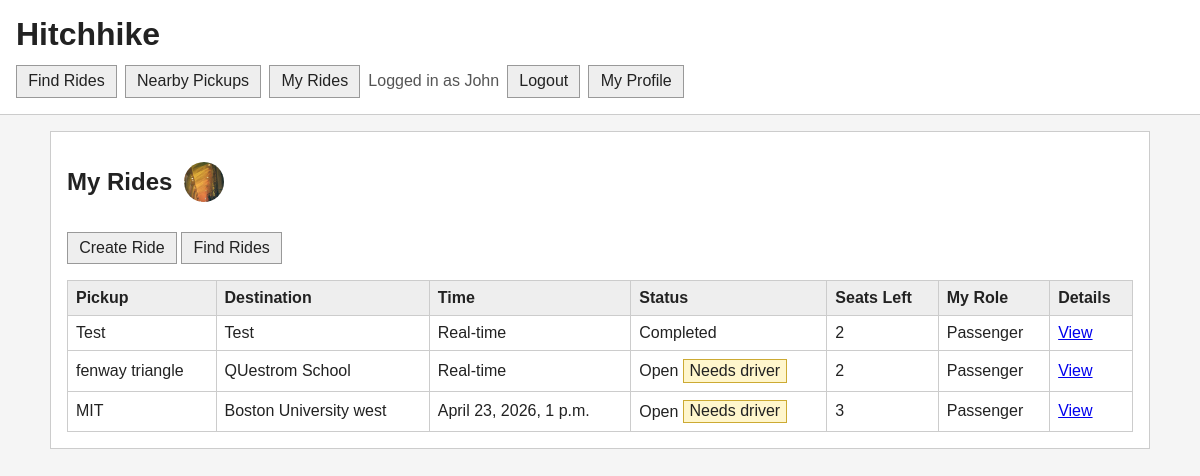
The app's page /campus_pickup/rides/my/ (signed in) with its own data.
### campus_pickup/models.py (models this page shows, shortened)
class Profile(models.Model):
    user = models.ForeignKey(User, on_delete=models.CASCADE)
    display_name = models.TextField(blank=False)
    bio_text = models.TextField(blank=True)
    profile_image_url = models.ImageField(
        "profile image",
        upload_to="campus_pickup/profile_images/",
        blank=True,
    )
    join_date = models.DateTimeField(auto_now_add=True)

class Ride(models.Model):
    REQUEST_TYPES = [
        ("reservation", "Reservation"),
        ("realtime", "Real-Time"),
    ]
    STATUS_CHOICES = [
        ("open", "Open"),
        ("accepted", "Accepted"),
        ("full", "Full"),
        ("completed", "Completed"),
        ("cancelled", "Cancelled"),
    ]
    creator = models.ForeignKey(
        Profile,
        on_delete=models.CASCADE,
        related_name="created_rides"
    )
    driver = models.ForeignKey(
        Profile,
        on_delete=models.SET_NULL,
        null=True,
        blank=True,
        related_name="driving_rides"
    )
    pickup_location = models.TextField(blank=False)
    destination = models.TextField(blank=False)
    pickup_latitude = models.FloatField(null=True, blank=True)
    pickup_longitude = models.FloatField(null=True, blank=True)
    destination_latitude = models.FloatField(null=True, blank=True)
    destination_longitude = models.FloatField(null=True, blank=True)
    pickup_time = models.DateTimeField(null=True, blank=True)
    request_type = models.CharField(max_length=20, choices=REQUEST_TYPES)
    status = models.CharField(
        max_length=20,
        choices=STATUS_CHOICES,
        default="open"
    )
    seat_capacity = models.IntegerField(default=4)
    created_at = models.DateTimeField(auto_now_add=True)
    def seats_taken(self):
        passenger_ids = set(
            RideParticipant.objects.filter(ride=self).values_list("passenger_id", flat=True)
        )
        occupied = len(passenger_ids)
        if self.driver and self.driver_id not in passenger_ids:
            occupied += 1
        return occupied
    def seats_remaining(self):
        return max(self.seat_capacity - self.seats_taken(), 0)

### campus_pickup/views.py (the view)
# urls.py: path("rides/my/", views.MyRideListView.as_view(), name="my_rides"),
class MyRideListView(ProfileRequiredMixin, ListView):
    model = Ride
    template_name = "campus_pickup/my_ride_list.html"
    context_object_name = "rides"
    def get_queryset(self):
        return self.get_my_ride_queryset().select_related("creator", "driver").order_by(
            "pickup_time"
        )
    def get_context_data(self, **kwargs):
        context = super().get_context_data(**kwargs)
        my_profile = self.get_my_profile()
        context["my_profile"] = my_profile
        context["my_passenger_ride_ids"] = list(
            RideParticipant.objects.filter(passenger=my_profile).values_list("ride_id", flat=True)
        )
        return context

### campus_pickup/views.py (called while the page is built)
    def get_my_profile(self):
        return get_object_or_404(Profile, user=self.request.user)

    def get_my_ride_queryset(self):
        profile = self.get_my_profile()
        return Ride.objects.filter(
            Q(creator=profile) | Q(driver=profile) | Q(rideparticipant__passenger=profile)
        ).distinct()

    def dispatch(self, request, *args, **kwargs):
        if request.user.is_authenticated and not Profile.objects.filter(user=request.user).exists():
            return redirect("campus_pickup:profile_create")
        return super().dispatch(request, *args, **kwargs)

### campus_pickup/templates/campus_pickup/my_ride_list.html
{% extends "campus_pickup/base.html" %}
{% block content %}
<section class="panel">
    <div class="page-title">
        <h2>My Rides</h2>
        {% if my_profile.profile_image_url %}
        <img
            class="profile-avatar title-avatar"
            src="{{ my_profile.profile_image_url.url }}"
            alt="{{ my_profile.display_name }}"
        >
        {% endif %}
    </div>
    <p>
        <a class="button-link" href="{% url 'campus_pickup:ride_create' %}">Create Ride</a>
        <a class="button-link" href="{% url 'campus_pickup:ride_list' %}">Find Rides</a>
    </p>
    <table>
        <thead>
            <tr>
                <th>Pickup</th>
                <th>Destination</th>
                <th>Time</th>
                <th>Status</th>
                <th>Seats Left</th>
                <th>My Role</th>
                <th>Details</th>
            </tr>
        </thead>
        <tbody>
            {% for r in rides %}
            <tr>
                <td>{{ r.pickup_location }}</td>
                <td>{{ r.destination }}</td>
                <td>{% if r.pickup_time %}{{ r.pickup_time }}{% else %}Real-time{% endif %}</td>
                <td>
                    {{ r.get_status_display }}
                    {% if not r.driver %}
                    <span class="need-driver">Needs driver</span>
                    {% endif %}
                </td>
                <td>{{ r.seats_remaining }}</td>
                <td>
                    {% if r.driver == my_profile %}Driver{% elif r.id in my_passenger_ride_ids %}Passenger{% else %}-{% endif %}
                </td>
                <td><a href="{% url 'campus_pickup:ride_detail' r.pk %}">View</a></td>
            </tr>
            {% empty %}
            <tr>
                <td colspan="7">You have not created, joined, or driven any rides yet.</td>
            </tr>
            {% endfor %}
        </tbody>
    </table>
</section>
{% endblock %}

### campus_pickup/templates/campus_pickup/base.html (shortened to what this page needs)
{% load static %}
<!DOCTYPE html>
<html lang="en">
<head>
    <link rel="stylesheet" href="{% static 'styles/campus_pickup.css' %}?v=13">
</head>
<body>
    <header>
        <h1>Hitchhike</h1>
        <nav>
            {% if user.is_authenticated %}
            <a href="{% url 'campus_pickup:ride_list' %}">Find Rides</a>
            <a href="{% url 'campus_pickup:nearby_rides' %}">Nearby Pickups</a>
            <a href="{% url 'campus_pickup:my_rides' %}">My Rides</a>
            <span class="nav-status">Logged in as {{ user.username }}</span>
            <form method="post" action="{% url 'campus_pickup:logout' %}" class="nav-form">
                <button type="submit">Logout</button>
            </form>
            <a href="{% url 'campus_pickup:my_profile' %}">My Profile</a>
            {% else %}
            <a href="{% url 'campus_pickup:login' %}">Login</a>
            <a href="{% url 'campus_pickup:profile_create' %}">Create Account</a>
            {% endif %}
        </nav>
    </header>
    <main>
        {% block content %}
        {% endblock %}
    </main>
</body>
</html>

### static/styles/campus_pickup.css (style rules this page uses)
body { margin: 0; background: #f5f5f5; color: #222222; font-family: Arial, sans-serif; }
header { background: #ffffff; border-bottom: 1px solid #cccccc; padding: 1rem; }
header h1 { margin: 0 0 0.75rem 0; }
nav { display: flex; flex-wrap: wrap; gap: 0.5rem; align-items: center; }
nav a, .button-link, button { background: #eeeeee; border: 1px solid #999999; color: #222222; cursor: pointer; display: inline-block; font: inherit; padding: 0.4rem 0.7rem; text-decoration: none; }
.nav-form { margin: 0; }
.nav-status, .help-text { color: #555555; }
main { max-width: 1100px; margin: 1rem auto; padding: 0 1rem; }
.panel { background: #ffffff; border: 1px solid #cccccc; margin-bottom: 1rem; padding: 1rem; }
.page-title { display: flex; align-items: center; gap: 0.75rem; }
.profile-avatar { width: 72px; height: 72px; border-radius: 50%; object-fit: cover; }
.page-title .title-avatar { width: 40px; height: 40px; }
table { width: 100%; border-collapse: collapse; }
th, td { border: 1px solid #cccccc; padding: 0.5rem; text-align: left; }
th { background: #eeeeee; }
.need-driver { background: #fff6cc; border: 1px solid #ccaa33; display: inline-block; padding: 0.1rem 0.35rem; }

### records on screen
Profile: profile_image_url (picture)
Ride: pickup_location "Test", destination "Test", shows "Real-time", status "Completed", seats_remaining "2", shows "Passenger"
Ride: pickup_location "fenway triangle", destination "QUestrom School", shows "Real-time", status "Open", shows "Needs driver", seats_remaining "2", shows "Passenger"
Ride: pickup_location "MIT", destination "Boston University west", pickup_time "April 23, 2026, 1 p.m.", status "Open", shows "Needs driver", seats_remaining "3", shows "Passenger"

### other values on screen
{{ user.username }} "John"
